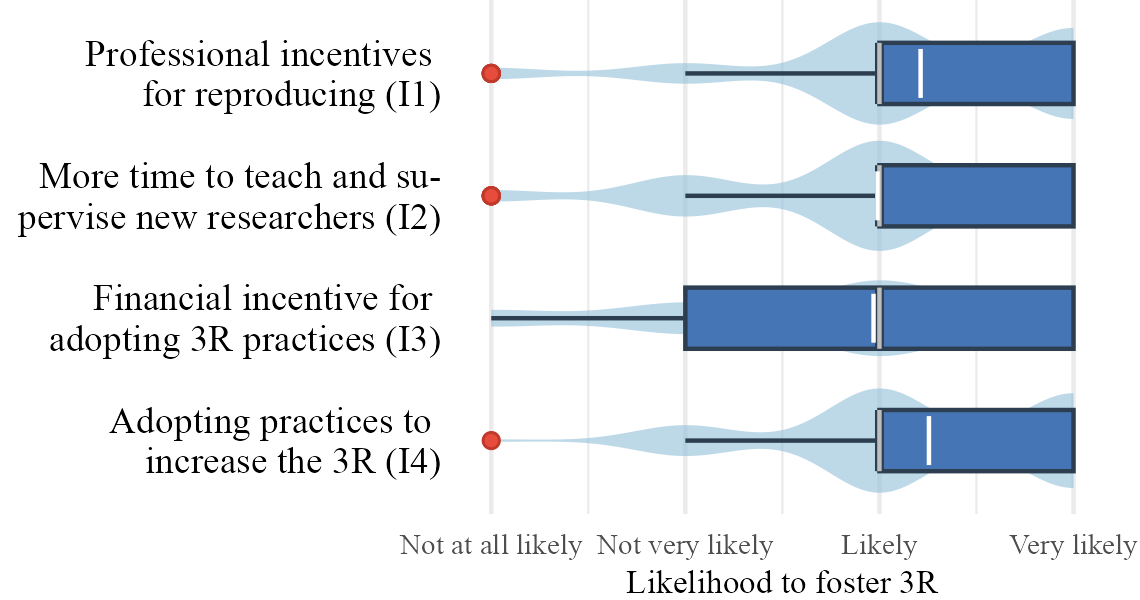

Recreate this plot in R.
this_file <- dirname(rstudioapi::getSourceEditorContext()$path)
setwd(this_file)

library(tidyverse)

q25_data <- tribble(
  ~Factor, ~VeryLikely, ~Likely, ~NotVeryLikely, ~NotAtAllLikely,
  "Professional incentives 
  for reproducing (I1)", 40, 45, 9, 5,
  "More time to teach and su-
  pervise new researchers (I2)", 27, 48, 18, 5,
  "Financial incentive for 
  adopting 3R practices (I3)", 32, 41, 17, 9,
  "Adopting practices to 
  increase the 3R (I4)", 40, 44, 13, 1
)

q25_long <- q25_data %>%
  pivot_longer(cols = -Factor, names_to = "Rating", values_to = "Count") %>%
  mutate(
    Score = case_when(
      Rating == "NotAtAllLikely" ~ 1,
      Rating == "NotVeryLikely" ~ 2,
      Rating == "Likely" ~ 3,
      Rating == "VeryLikely" ~ 4
    )
  ) %>%
  uncount(weights = Count)

p <- ggplot(q25_long, aes(
  x = fct_reorder(Factor, Score, .fun = median), 
  y = Score
)) +
  geom_violin(fill = "#91bfdb", alpha = 0.6, color = NA, scale = "area") +
  geom_boxplot(
    width = 0.5,
    fill = "#4575b4", 
    color = "#2c3e50",
    outlier.shape = 21, 
    outlier.fill = "#e74c3c", 
    outlier.color = "#c0392b"
  ) +
  stat_summary(fun = median, geom = "crossbar", width = 0.5, color = "grey", fatten = 1) +
  stat_summary(fun = mean, geom = "crossbar", width = 0.4, color = "white", fatten = 1) +
  coord_flip() +
  scale_y_continuous(
    breaks = 1:4,
    labels = c("Not at all likely", "Not very likely", "Likely", "Very likely")
  ) +
  labs(
    x = NULL,
    y = "Likelihood to foster 3R"
  ) +
  theme_minimal(base_size = 11, base_family = "Times New Roman") +
  theme(
    axis.text.y = element_text(color = "black", size = 9),
    axis.text.x = element_text(size = 7),
    plot.title = element_text(size = 10, face = "bold"),
    panel.grid.major.y = element_blank(),
    axis.title.x = element_text(size = 8),
    plot.margin = margin(t = 0, r = 9, b = 0, l = -0.2)
  )

ggsave("Fig5.png", plot = p, width = 3.8, height = 2)
getwd()
